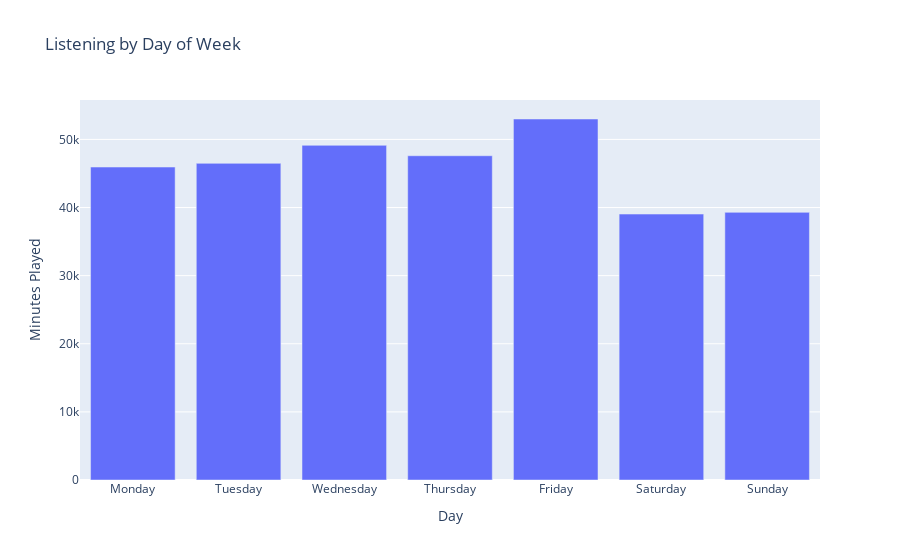

The notebook cell saved with this chart:
### Code cell
# Extract day of week (0 = Monday, 6 = Sunday)
df['day_of_week'] = df['ts'].dt.day_name()

# Total minutes per day
daily = df.groupby('day_of_week')['minutes_played'].sum()

# Reorder days
day_order = ['Monday', 'Tuesday', 'Wednesday', 'Thursday', 'Friday', 'Saturday', 'Sunday']
daily = daily.reindex(day_order)

# Chart
fig = px.bar(
    x=daily.index, 
    y=daily.values,
    title='Listening by Day of Week',
    labels={'x': 'Day', 'y': 'Minutes Played'}
)
fig.show()

### Figure 1 — Plotly figure (JSON) as saved in the notebook; plotly's stock layout.template omitted (floating-point values rounded to 4 significant figures)
{"data": [{"hovertemplate": "Day=%{x}<br>Minutes Played=%{y}<extra></extra>", "legendgroup": "", "marker": {"color": "#636efa", "pattern": {"shape": ""}}, "name": "", "orientation": "v", "showlegend": false, "textposition": "auto", "type": "bar", "x": ["Monday", "Tuesday", "Wednesday", "Thursday", "Friday", "Saturday", "Sunday"], "xaxis": "x", "y": [45940.0, 46480.0, 49130.0, 47600.0, 53000.0, 39040.0, 39290.0], "yaxis": "y"}], "layout": {"autosize": true, "barmode": "relative", "legend": {"tracegroupgap": 0}, "title": {"text": "Listening by Day of Week"}, "xaxis": {"anchor": "y", "autorange": true, "domain": [0, 1], "range": [-0.5, 6.5], "title": {"text": "Day"}, "type": "category"}, "yaxis": {"anchor": "x", "autorange": true, "domain": [0, 1], "range": [0, 55790.0], "title": {"text": "Minutes Played"}, "type": "linear"}}}
